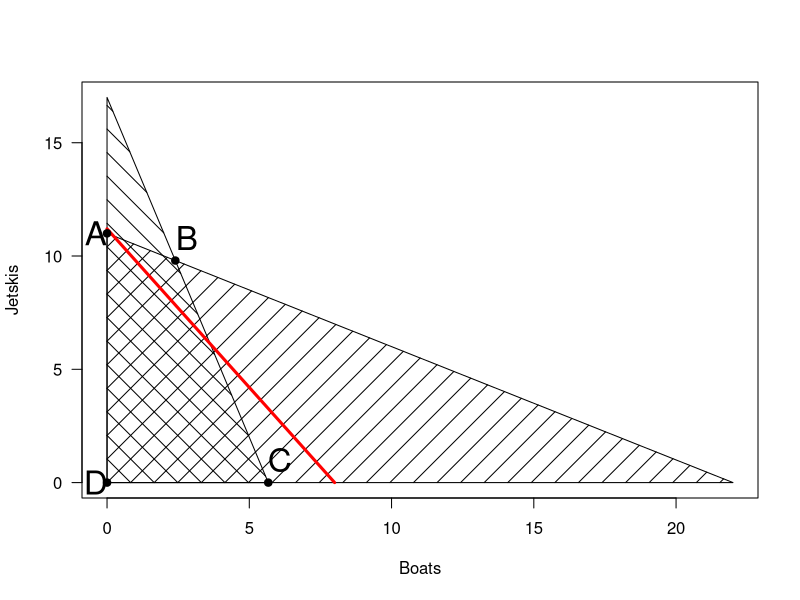

Write the R code that produced this figure.
## ---- chunk 1
plot(NULL,xlim=c(0,22),ylim=c(0,17),las=1,xlab='Boats',ylab='Jetskis')
Ye = function(B){return(11-B/2)}
polygon(c(0,0,22),c(0,Ye(0),Ye(22)),density = 6,angle=45)
Ys = function(B){return(17-3*B)}
polygon(c(0,0,17/3),c(0,Ys(0),Ys(17/3)),density = 6,angle=-45)
#lines(c(0,10),c(14,0),col='red',lwd=2)
lines(c(0,8),c(11.2,0),col='red',lwd=3)
points(c(0,0,2.4,17/3),c(0,11,9.8,0),pch=19)
text(x = c(0-.4,2.4+0.4,17/3+0.4,0-.4),y=c(11,9.8+1,0+1,0),labels=c('A','B','C','D'),cex=2)
